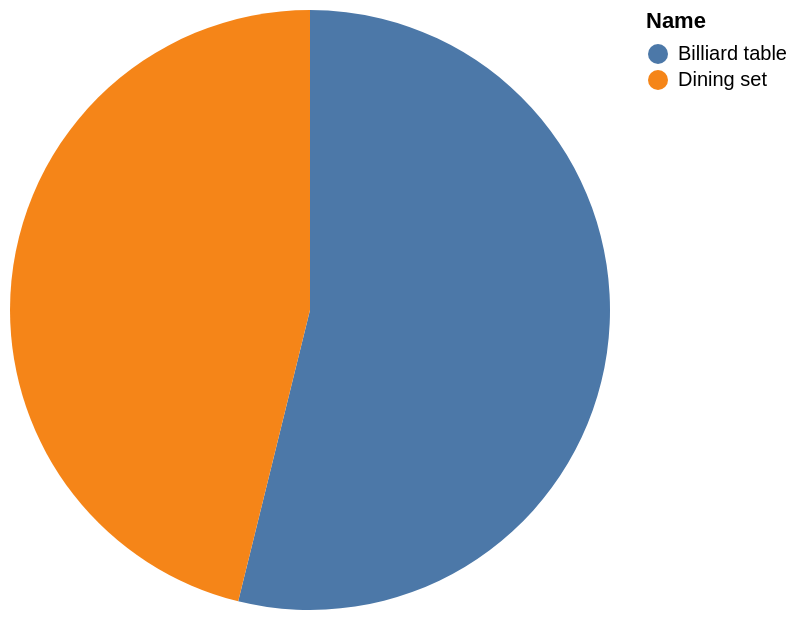

Vega-Lite specification stored for this chart:
### Vega-Lite specification from a JSON file in a GitHub repository (floating-point values rounded to 4 significant figures)
{"data": {"values": [{"x_data": "Billiard table", "y_data": 14}, {"x_data": "Dining set", "y_data": 12}]}, "mark": "arc", "encoding": {"theta": {"field": "y_data", "type": "quantitative", "title": "Num_of_Component"}, "color": {"field": "x_data", "type": "nominal", "title": "Name"}}}
